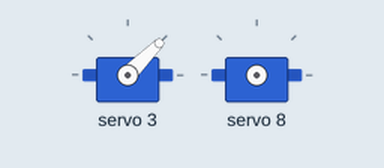
The sketch below on a simulated Arduino Uno, built with avr-gcc and run on an emulated ATmega328P. Shown: 2 × servo.

Above: at 0.05 s.
At 4.95 s:
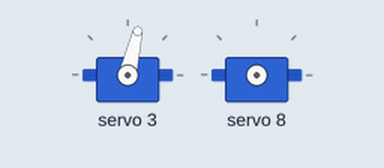
At 10.35 s:
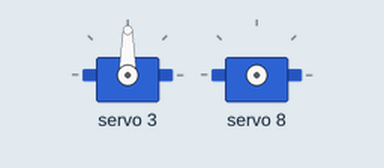
At 20.75 s:
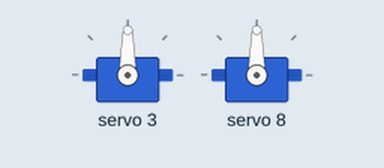
Timing chart, 0 to 27.0 s (numbered marks = the images above):
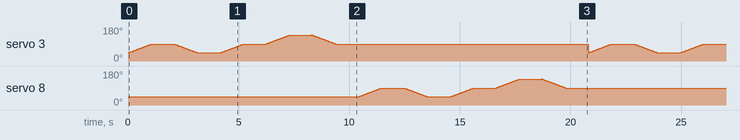

The sketch:

robot_face_movement.ino
```cpp
#include "HCPCA9685.h"

/* I2C slave address for the device/module. For the HCMODU0097 the default I2C address

is 0x40 */

#define  I2CAdd 0x40

/* Create an instance of the library */

HCPCA9685 HCPCA9685(I2CAdd);

void setup()

{

  /* Initialise the library and set it to 'servo mode' */

HCPCA9685.Init(SERVO_MODE);

  /* Wake the device up */

HCPCA9685.Sleep(false);

}

void head_downward(unsigned int Pos, int motor, int endd , int startt)
{
  for(Pos = startt; Pos< endd; Pos++)

  {

HCPCA9685.Servo(motor, Pos);

//HCPCA9685.Servo(8, Pos);

delay(10);

  }

  }


 void head_upward(unsigned int Pos, int motor, int endd , int startt)
 {
  for(Pos = endd; Pos>= startt; Pos--)

  {

HCPCA9685.Servo(motor, Pos);

//HCPCA9685.Servo(8, Pos);

delay(10);

  }
  }


void loop()

{
unsigned int Pos;
head_downward(Pos,3,200,100);
delay(1000);
 head_upward(Pos,3,200,100);
 delay(1000);
 head_downward(Pos,3,200,100);
delay(1000);
 head_downward(Pos,3,300,200);
delay(1000);
 head_upward(Pos,3,300,200);
 delay(1000);
 //....................
 head_downward(Pos,8,200,100);
delay(1000);
 head_upward(Pos,8,200,100);
 delay(1000);
 head_downward(Pos,8,200,100);
delay(1000);
 head_downward(Pos,8,300,200);
delay(1000);
 head_upward(Pos,8,300,200);
 delay(1000);
}
```
